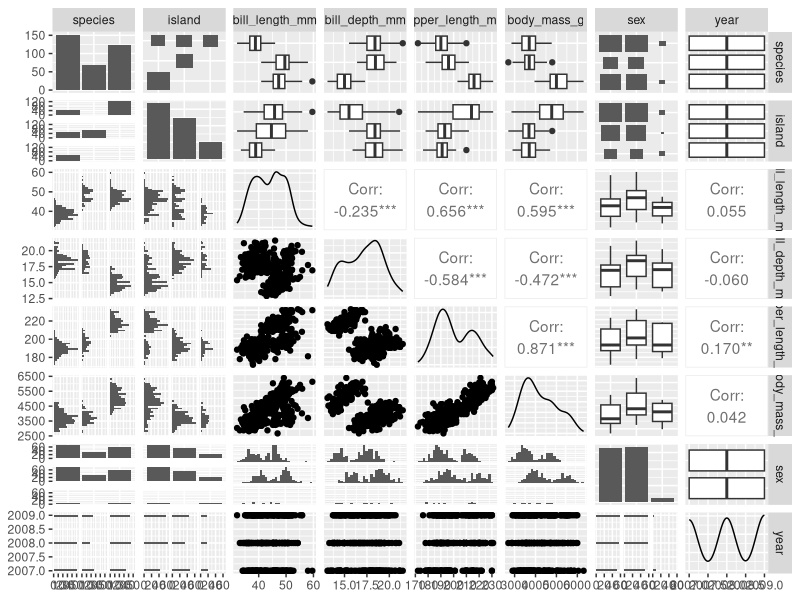
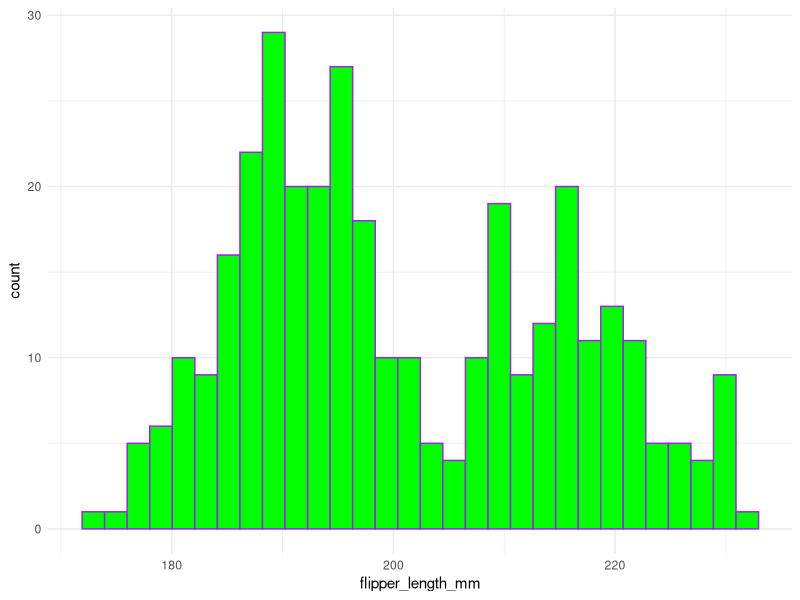
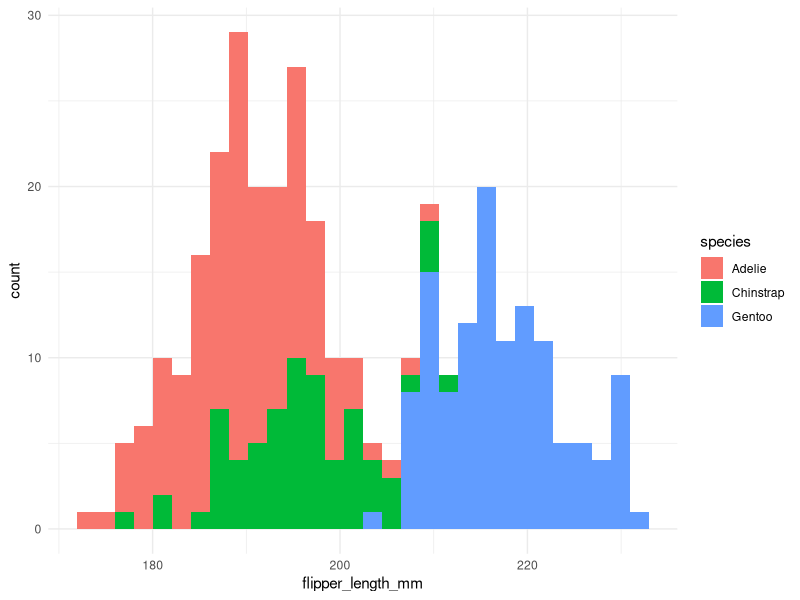
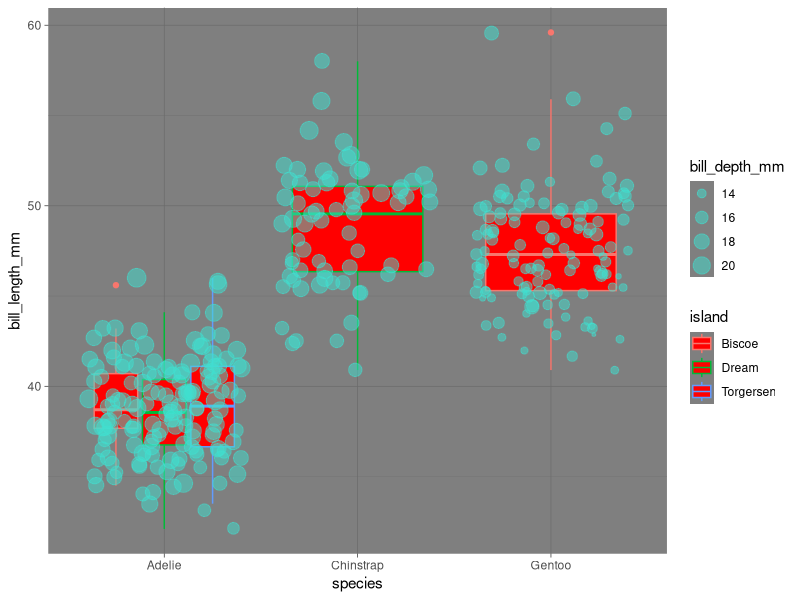

Source code (R) for these figures, in order:
## ---- chunk 1
library(GGally)
library(skimr)
library(palmerpenguins)
library(tidyverse)
## ---- chunk 2
view(penguins)
## We don't want this in our actual code because it is not best practice. Use the function head to get a snapshot of the first n lines of the data!
## ---- chunk 3
names(penguins)
dim(penguins)
head(penguins)
tail(penguins)
summary(penguins)
## ---- chunk 4
## Using skim! Great for initial data exploration
skim(penguins)
## ---- chunk 5
## If we want to look at a snapshot of relationships between variables with mini graphs, we can use the function ggpairs 
ggpairs(penguins)
## ---- chunk 6
## Use a constant color
ggplot(data = penguins, aes(x = flipper_length_mm)) + geom_histogram(fill = "green", color = "purple") + theme_minimal()

## Color by variable
ggplot(data = penguins, aes(x = flipper_length_mm)) + geom_histogram(aes(fill = species)) + theme_minimal()
## ---- chunk 7
ggplot(data = penguins, aes(x = species, y = bill_length_mm)) + geom_boxplot(fill = "red", aes (color =island)) + theme_dark() + geom_jitter(color = "turquoise", aes(size = bill_depth_mm), alpha = .5)

## size = size of the dots in the chart
## alpha = transparency
## We can put this within aes if we want the color or size to change based on a variable
